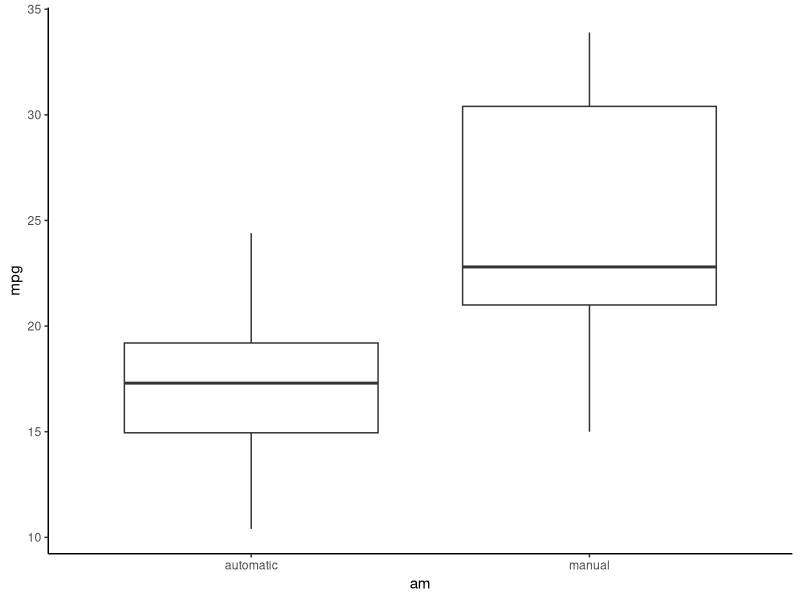
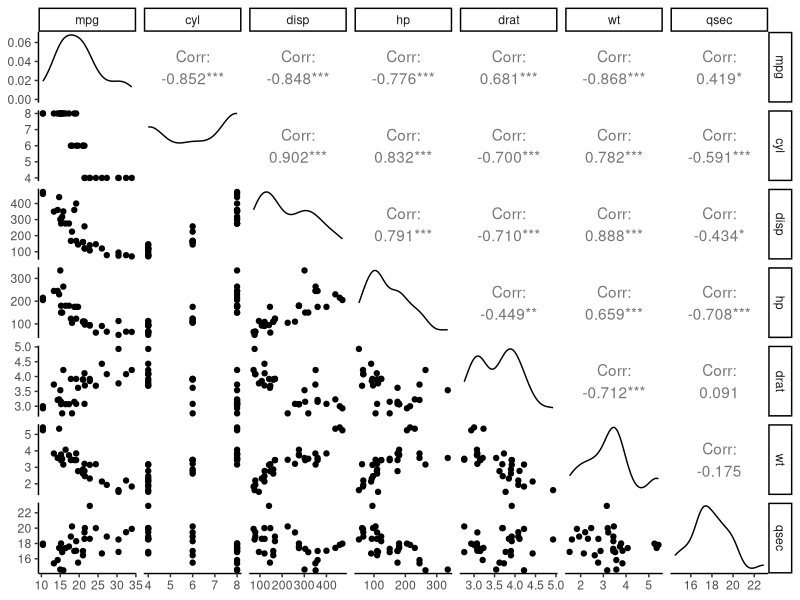
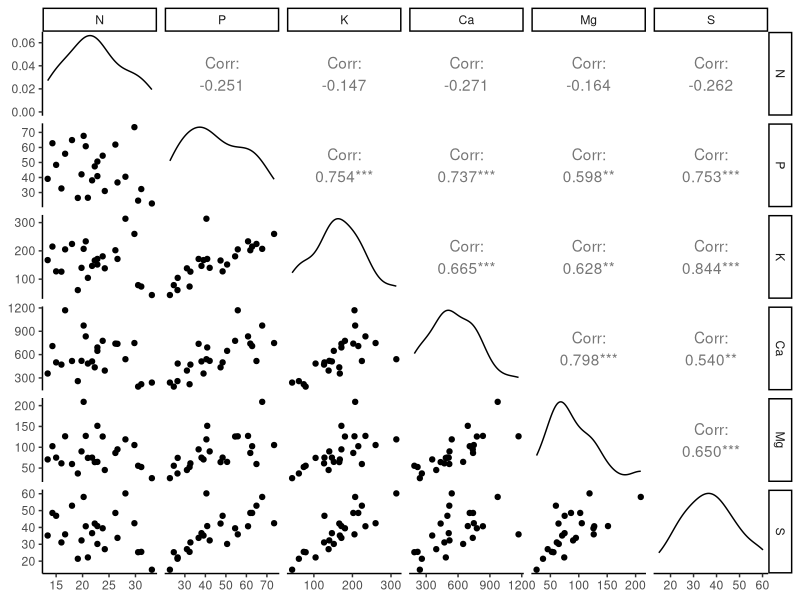
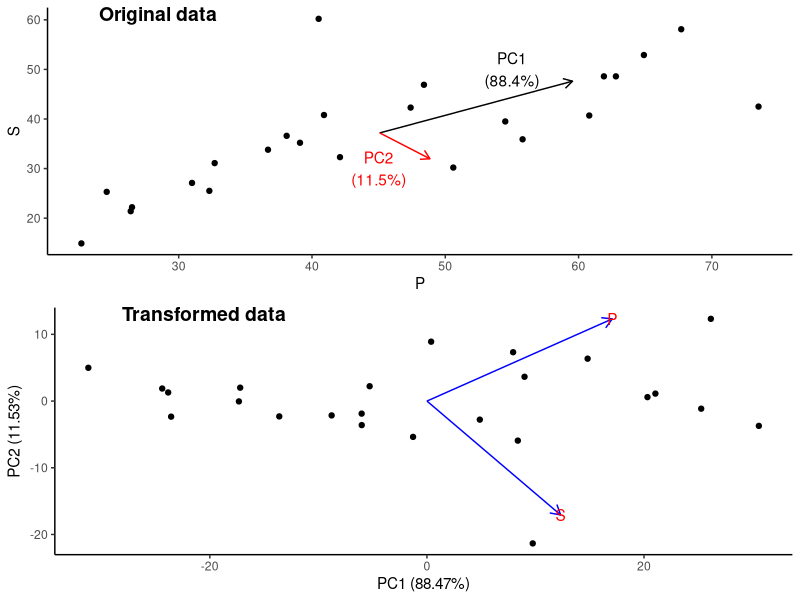
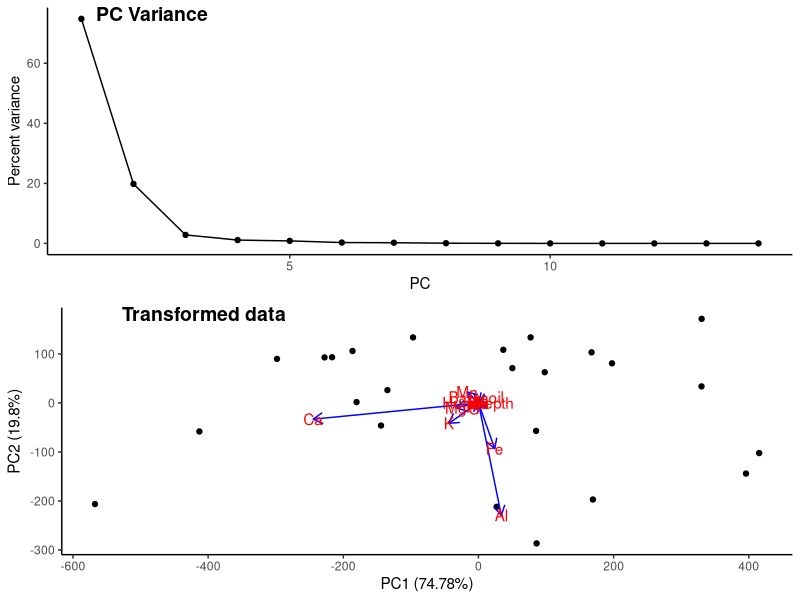
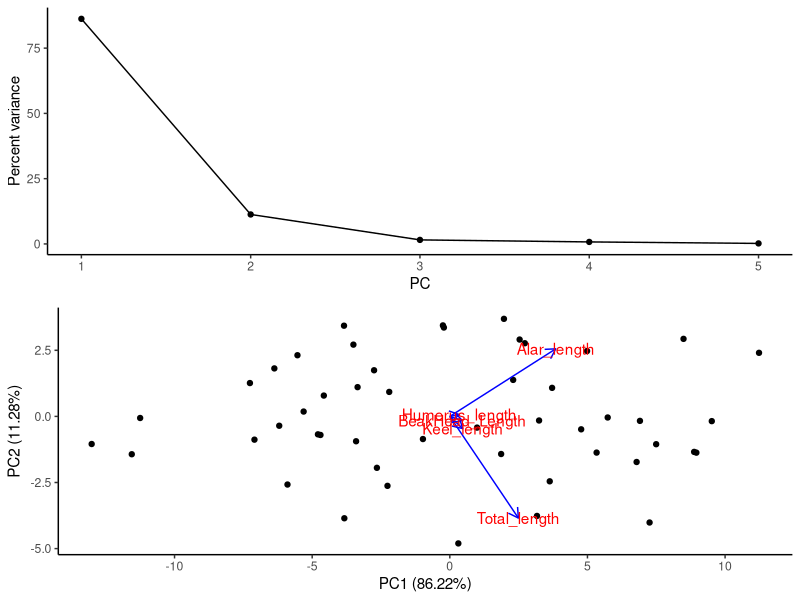
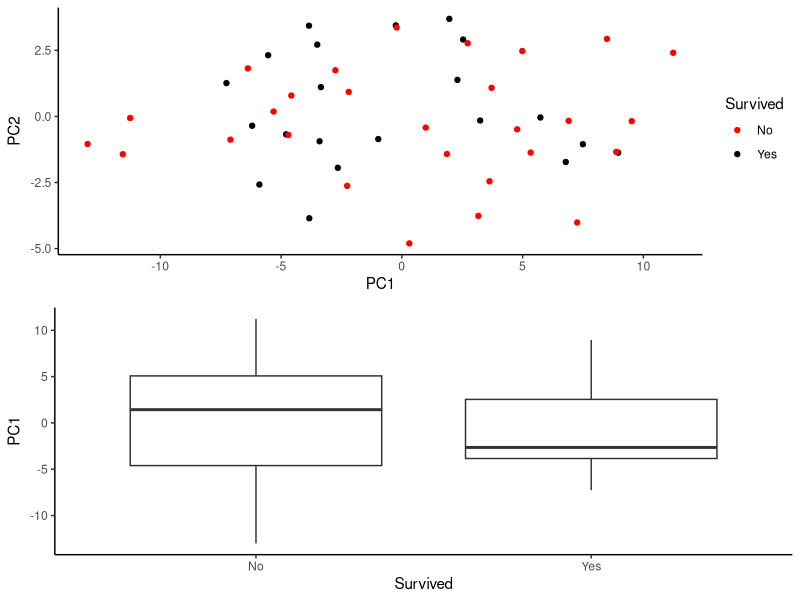
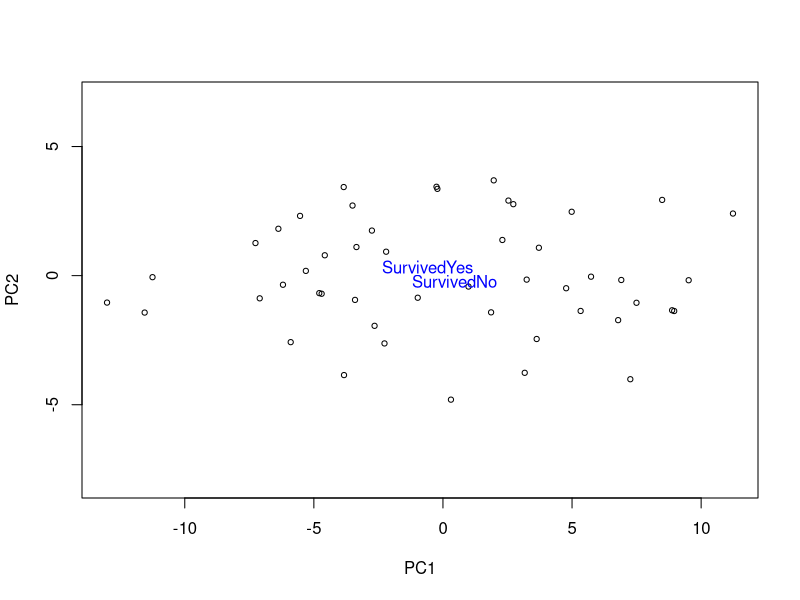

Reproduce these figures in R, in order.
## ---- chunk 1
#Trick to get smaller R code size with out resorting to LaTeX text sizes
knitr::opts_chunk$set(echo = FALSE, eval = TRUE, message=TRUE, 
                      warning=TRUE, cache = TRUE, fig.height=5,fig.width=5)
library(tidyverse)
theme_set(theme_classic())
library(ggeffects)
library(GGally)
library(ggpubr)
library(vegan)
library(ggfortify)

varPlot <- function(pcmod,total=FALSE){
  vars <- pcmod$sdev^2 #Eigenvalues (variance per column)
  vars <- 100*vars/sum(vars)
  if(total) vars <- cumsum(vars)
  data.frame(varPerc=vars,pc=1:length(vars)) %>% 
    ggplot(aes(x=pc,y=varPerc))+geom_point()+geom_line()+
    labs(x="PC",y=ifelse(total,"Total percent variance","Percent variance")) 
}

data(dune)
data(dune.env)
data(varechem)
data(varespec)

birds <- read.csv('birds.csv')
birdMat <- as.matrix(birds[,c(-1,-2)])
birdPCA <- prcomp(birdMat)
birdMDS <- metaMDS(birdMat)

varePCA <- prcomp(varespec)
vareMDS <- metaMDS(varespec,k=2)
vareMDSlist <- lapply(1:10,function(x) metaMDS(varespec,k=x))

bugdat <- read.csv('./bugDat.csv') 
bugPreds <- bugdat %>% select(Date:Method) %>% 
  mutate(Method=gsub('Bowl Trap ','',Method)) %>% 
  mutate(Method=ifelse(Method=='Netting Control','Net',Method)) %>% 
  mutate(across(everything(),as.factor))
bugMat <- bugdat %>% select(-Date:-Method) %>% as.matrix()
zeroRows <- which(apply(bugMat,1,sum)==0)
bugMat <- bugMat[-zeroRows,]
bugPreds <- bugPreds[-zeroRows,]
bugPCA <- prcomp(bugMat)
bugFit <- envfit(bugPCA ~ Method, data=bugPreds)
bugMDS <- metaMDS(bugMat,k=2)
bugMDSlist <- lapply(1:10,function(x) metaMDS(bugMat,k=x))

## ---- chunk 2
mtcars %>% mutate(am=factor(am,labels=c('automatic','manual'))) %>% 
  ggplot(aes(x=am,y=mpg)) + geom_boxplot()
## ---- chunk 3
mtcars %>% select(-vs:-carb) %>% 
  ggpairs()
## ---- chunk 4
data(varechem)
vc6 <- varechem %>% select(1:6) #First 6
vc_2 <- varechem %>% select(P,S) #Only P and S
ggpairs(vc6)
## ---- chunk 5
round(cov(vc6),1)
## ---- chunk 6
round(prcomp(vc6)$rotation,2)
## ---- chunk 7
round(prcomp(vc6)$sdev,1)^2
## ---- chunk 8
round(prcomp(vc_2)$rotation,2)
## ---- chunk 9
round(prcomp(vc_2)$sdev,2)
## ---- chunk 10
vc2_pca <- prcomp(vc_2)
p1 <- ggplot(vc_2,aes(x=P,y=S))+
  geom_point()+
  with(vc2_pca,annotate('segment',x=center[1],y=center[2],
                        xend=center[1]+sdev[1]*rotation[1,'PC1'],
                        yend=center[2]+sdev[1]*rotation[2,'PC1'],
                        arrow=arrow(length=unit(0.1,'inches'))))+
  with(vc2_pca,annotate('segment',x=center[1],y=center[2],
                        xend=center[1]+sdev[2]*rotation[1,'PC2'],
                        yend=center[2]+sdev[2]*rotation[2,'PC2'],
                        arrow=arrow(length=unit(0.1,'inches')),col='red'))+
  annotate('text',x=c(45,55),y=c(30,50),label=c('PC2\n(11.5%)','PC1\n(88.4%)'),col=c('red','black'))

# p2 <- vc2_pca$x %>%
#   data.frame() %>%
#   ggplot(aes(x=PC1,PC2))+geom_point()

p2 <- autoplot(vc2_pca,scale = 0,loadings=TRUE,loadings.label=TRUE,loadings.color='blue')

ggarrange(p1,p2,ncol=1,labels = c("Original data","Transformed data"),label.x = 0.05)

## ---- chunk 11
pcVare <- prcomp(varechem)
## ---- chunk 12
round(pcVare$rotation[,1:11],2)
## ---- chunk 13
round(pcVare$sdev,1)
## ---- chunk 14
vc_pca <- prcomp(varechem)

p1 <- varPlot(vc_pca)
p2 <- autoplot(vc_pca,scale = 0,loadings=TRUE,loadings.label=TRUE,loadings.color='blue')
ggarrange(p1,p2,ncol=1,labels = c("PC Variance","Transformed data"),label.x = 0.05)

## ---- chunk 15
head(birds)
## ---- chunk 16
round(cov(birdMat),1)
## ---- chunk 17
round(birdPCA$rotation,2)
## ---- chunk 18
round(birdPCA$sdev,1)^2
## ---- chunk 19
p1 <- varPlot(birdPCA)
p2 <- autoplot(birdPCA,scale = 0,loadings=TRUE,loadings.label=TRUE,loadings.color='blue')
ggarrange(p1,p2,ncol=1)
## ---- chunk 20

birdPCA_df <- birdPCA$x[,1:2] %>% as.data.frame() %>% 
  bind_cols(select(birds,Survived,Bird))

p1 <- birdPCA_df %>%
  ggplot(aes(x=PC1,y=PC2,col=Survived))+
  geom_point()+
  scale_colour_manual(values=c('red','black'))

p2 <- birdPCA_df %>% 
  ggplot(aes(y=PC1,x=Survived))+geom_boxplot()
  # theme(legend.position = c(0.8,0.8))+
  # scale_colour_manual(values=c('red','black'))

ggarrange(p1,p2,ncol=1)
## ---- chunk 21
envfit(birdPCA ~ Survived,data=birds)
## ---- chunk 22
rda(birdMat ~ Survived,data=birds)
## ---- chunk 23
ordiplot(birdPCA,type='points',
         display='sites')
plot(envfit(birdPCA ~ Survived,data=birds))
## ---- chunk 24
ord <- rda(dune)
plot(ord, disp="sites", type="text")
ordihull(ord, dune.env$Management, col=1:4, lwd=3)

## ---- chunk 25

ord.fit <- with(dune.env,envfit(ord ~ A1 + Management, data=dune.env, perm=999))
plot(ord, disp="sites", type="points")
plot(ord.fit,cex=0.75)
# ordisurf(ord, dune.env$A1, add=TRUE)
## ---- chunk 26
head(bugdat)[,1:5]
## ---- chunk 27
bugPCA <- prcomp(bugMat)

# par(mfrow=c(2,1))
# plot(1:length(bugPCA$sdev),100*bugPCA$sdev^2/sum(bugPCA$sdev^2),
#      type='b',pch=19,xlab='PC',ylab='% Variance')
# ordiplot(bugPCA,display = 'sites')
# plot(bugFit)
# par(mfrow=c(1,1))

p1 <- varPlot(bugPCA,TRUE)

bugFitCent <- data.frame(names=gsub('Method','',rownames(bugFit$factors$centroids)),bugFit$factors$centroids)

p2 <- data.frame(bugPCA$x[,1:2]) %>% 
  ggplot(aes(x=PC1,y=PC2))+geom_point()+
  geom_text(data=bugFitCent,aes(x=PC1,y=PC2,label=names),col='red')

ggarrange(p1,p2,ncol=1)


## ---- chunk 28
(bugFit <- envfit(bugPCA ~ Method, data=bugPreds))
## ---- chunk 29
ordiplot(varePCA,type='p',display = 'sites')
## ---- chunk 30
p1 <- data.frame(varePCA$x[,1:2]) %>% 
  ggplot(aes(x=PC1,y=PC2))+geom_point()

p2 <- data.frame(vareMDS$points) %>% 
  ggplot(aes(x=MDS1,y=MDS2))+
  geom_point()

ggarrange(p1,p2,ncol=1,labels = c('PCA','NMDS'),label.x = 0.1)

## ---- chunk 31
stressplot(vareMDS)
## ---- chunk 32
data.frame(k=1:10,stress=sapply(vareMDSlist,function(x) x$stress)) %>% 
  ggplot(aes(x=k,y=stress))+geom_point()+geom_line()+
  geom_hline(yintercept = 0.2,linetype='dashed')+
  scale_x_continuous(breaks=1:10)+labs(ylab='Stress')
  
## ---- chunk 33
(vareFit <- envfit(vareMDS ~ N + P + K + Ca + Mg,
                   data=varechem))
## ---- chunk 34
plot(vareMDS,display = 'sites')
plot(vareFit)
